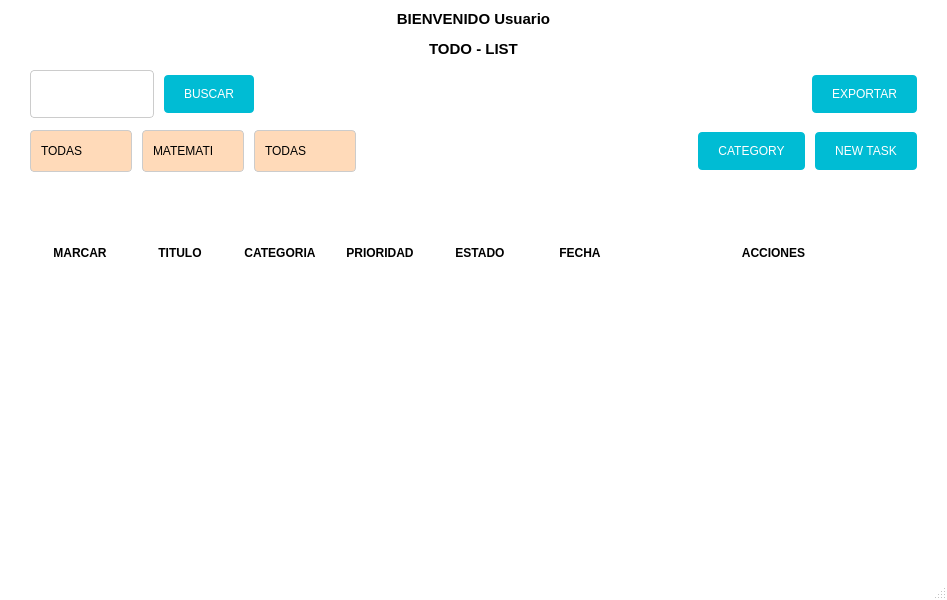
<?xml version="1.0" encoding="UTF-8"?>
<ui version="4.0">
  <class>MainWindow</class>
  <widget class="QMainWindow" name="MainWindow">
    <property name="geometry">
      <rect>
        <x>0</x>
        <y>0</y>
        <width>947</width>
        <height>600</height>
      </rect>
    </property>
    <property name="windowTitle">
      <string>MainWindow</string>
    </property>
    <property name="styleSheet">
      <string notr="true">
        /* (Tu CSS, con ajustes para QLineEdit y QPushButton específicos) */
        QMainWindow {
          background-color: white;
        }
        QTableWidget {
          border: none;
          background-color: white;
          gridline-color: #E5E5E5;
        }
        QTableWidget::item {
          padding: 5px;
          border-bottom: 1px solid #E5E5E5;
        }
        QHeaderView::section {
          background-color: white;
          padding: 10px 5px;
          border: none;
          font-weight: bold;
          text-align: left;
        }
        /* Estilos específicos para los botones designados */
        #searchButton, #pushButton_2, #pushButton_3, #pushButton_4 {
          background-color: #00BCD4;
          color: white;
          border: none;
          border-radius: 4px;
          min-height: 30px; /* Altura de 30px para estos QPushButton */
          padding: 4px 20px;
        }
        /* Overrides individuales si se requiere */
        #logoutButton {
          background-color: #00BCD4;
          color: white;
          border: none;
          padding: 4px 8px;
          border-radius: 4px;
          min-width: 80px;
          min-height: 30px;
        }
        #actionButton, #tableButton {
          background-color: #00BCD4;
          color: white;
          border: none;
          border-radius: 4px;
        }
        #actionButton {
          min-width: 80px;
        }
        #tableButton {
          min-width: 70px;
        }
        QLineEdit {
          padding: 8px;
          border: 1px solid #CCCCCC;
          border-radius: 4px;
          min-height: 30px;  /* Altura de 30px para QLineEdit */
        }
        QComboBox {
          padding: 5px 10px;
          border: 1px solid #CCCCCC;
          border-radius: 4px;
          min-width: 80px;
          max-width: 80px;
          min-height: 30px; /* Altura de 30px para QComboBox */
          background-color: #FFDAB9;
        }
        QComboBox::drop-down {
          border: none;
          width: 20px;
        }
        QComboBox::down-arrow {
          image: url(down_arrow.png);
          width: 12px;
          height: 12px;
        }
      </string>
    </property>
    <widget class="QWidget" name="centralwidget">
      <layout class="QVBoxLayout" name="verticalLayout">
        <property name="spacing">
          <number>12</number>
        </property>
        <property name="leftMargin">
          <number>30</number>
        </property>
        <property name="topMargin">
          <number>10</number>
        </property>
        <property name="rightMargin">
          <number>30</number>
        </property>
        <property name="bottomMargin">
          <number>10</number>
        </property>
        <!-- Título -->
        <item>
          <widget class="QLabel" name="label">
            <property name="font">
              <font>
                <pointsize>11</pointsize>
                <bold>true</bold>
              </font>
            </property>
            <property name="text">
              <string>BIENVENIDO Usuario</string>
            </property>
            <property name="alignment">
              <set>Qt::AlignCenter</set>
            </property>
          </widget>
        </item>
        <!-- Subtítulo -->
        <item>
          <widget class="QLabel" name="label_2">
            <property name="font">
              <font>
                <pointsize>11</pointsize>
                <bold>true</bold>
              </font>
            </property>
            <property name="text">
              <string>TODO - LIST</string>
            </property>
            <property name="alignment">
              <set>Qt::AlignCenter</set>
            </property>
          </widget>
        </item>
        <!-- Barra de búsqueda -->
        <item>
          <layout class="QHBoxLayout" name="searchLayout">
            <property name="spacing">
              <number>10</number>
            </property>
            <item>
              <widget class="QLineEdit" name="lineEdit">
                <property name="sizePolicy">
                  <sizepolicy hsizetype="Fixed" vsizetype="Fixed">
                    <horstretch>0</horstretch>
                    <verstretch>0</verstretch>
                  </sizepolicy>
                </property>
              </widget>
            </item>
            <item>
              <widget class="QPushButton" name="searchButton">
                <property name="sizePolicy">
                  <sizepolicy hsizetype="Fixed" vsizetype="Fixed">
                    <horstretch>0</horstretch>
                    <verstretch>0</verstretch>
                  </sizepolicy>
                </property>
                <property name="text">
                  <string>BUSCAR</string>
                </property>
              </widget>
            </item>
            <item>
              <spacer name="horizontalSpacer_search">
                <property name="orientation">
                  <enum>Qt::Horizontal</enum>
                </property>
                <property name="sizeType">
                  <enum>QSizePolicy::Expanding</enum>
                </property>
                <property name="sizeHint" stdset="0">
                  <size>
                    <width>40</width>
                    <height>20</height>
                  </size>
                </property>
              </spacer>
            </item>
            <item>
              <widget class="QPushButton" name="pushButton_4">
                <property name="text">
                  <string>EXPORTAR</string>
                </property>
              </widget>
            </item>
          </layout>
        </item>
        <!-- Layout de Filtros -->
        <item>
          <layout class="QHBoxLayout" name="filtersLayout">
            <property name="spacing">
              <number>10</number>
            </property>
            <item>
              <widget class="QComboBox" name="comboBox">
                <item>
                  <property name="text">
                    <string>TODAS</string>
                  </property>
                </item>
                <item>
                  <property name="text">
                    <string>Alta</string>
                  </property>
                </item>
                <item>
                  <property name="text">
                    <string>Media</string>
                  </property>
                </item>
                <item>
                  <property name="text">
                    <string>Baja</string>
                  </property>
                </item>
              </widget>
            </item>
            <item>
              <widget class="QComboBox" name="comboBox_2">
                <item>
                  <property name="text">
                    <string>MATEMATICA</string>
                  </property>
                </item>
                <item>
                  <property name="text">
                    <string>RED</string>
                  </property>
                </item>
                <item>
                  <property name="text">
                    <string>PROEYCTO</string>
                  </property>
                </item>
              </widget>
            </item>
            <item>
              <widget class="QComboBox" name="comboBox_3">
                <item>
                  <property name="text">
                    <string>TODAS</string>
                  </property>
                </item>
                <item>
                  <property name="text">
                    <string>Pendiente</string>
                  </property>
                </item>
                <item>
                  <property name="text">
                    <string>En Proceso</string>
                  </property>
                </item>
                <item>
                  <property name="text">
                    <string>Completada</string>
                  </property>
                </item>
              </widget>
            </item>
            <item>
              <spacer name="horizontalSpacer_filter">
                <property name="orientation">
                  <enum>Qt::Horizontal</enum>
                </property>
                <property name="sizeType">
                  <enum>QSizePolicy::Expanding</enum>
                </property>
                <property name="sizeHint" stdset="0">
                  <size>
                    <width>40</width>
                    <height>20</height>
                  </size>
                </property>
              </spacer>
            </item>
            <item>
              <widget class="QPushButton" name="pushButton_2">
                <property name="text">
                  <string>CATEGORY</string>
                </property>
              </widget>
            </item>
            <item>
              <widget class="QPushButton" name="pushButton_3">
                <property name="text">
                  <string>NEW TASK</string>
                </property>
              </widget>
            </item>
          </layout>
        </item>
        <!-- Spacer vertical extra para dejar separación entre filtros y tabla -->
        <item>
          <spacer name="verticalSpacer_extra">
            <property name="orientation">
              <enum>Qt::Vertical</enum>
            </property>
            <property name="sizeType">
              <enum>QSizePolicy::Fixed</enum>
            </property>
            <property name="sizeHint" stdset="0">
              <size>
                <width>20</width>
                <height>50</height>
              </size>
            </property>
          </spacer>
        </item>
        <!-- Widget de Tabla -->
        <item>
          <widget class="QTableWidget" name="tableWidget">
            <property name="sizePolicy">
              <sizepolicy hsizetype="Expanding" vsizetype="Expanding">
                <horstretch>0</horstretch>
                <verstretch>0</verstretch>
              </sizepolicy>
            </property>
            <property name="verticalScrollBarPolicy">
              <enum>Qt::ScrollBarAsNeeded</enum>
            </property>
            <property name="horizontalScrollBarPolicy">
              <enum>Qt::ScrollBarAsNeeded</enum>
            </property>
            <attribute name="horizontalHeaderStretchLastSection">
              <bool>true</bool>
            </attribute>
            <column>
              <property name="text">
                <string>MARCAR</string>
              </property>
            </column>
            <column>
              <property name="text">
                <string>TITULO</string>
              </property>
            </column>
            <column>
              <property name="text">
                <string>CATEGORIA</string>
              </property>
            </column>
            <column>
              <property name="text">
                <string>PRIORIDAD</string>
              </property>
            </column>
            <column>
              <property name="text">
                <string>ESTADO</string>
              </property>
            </column>
            <column>
              <property name="text">
                <string>FECHA</string>
              </property>
            </column>
            <column>
              <property name="text">
                <string>ACCIONES</string>
              </property>
            </column>
          </widget>
        </item>
      </layout>
    </widget>
    <widget class="QMenuBar" name="menubar">
      <property name="geometry">
        <rect>
          <x>0</x>
          <y>0</y>
          <width>947</width>
          <height>22</height>
        </rect>
      </property>
    </widget>
    <widget class="QStatusBar" name="statusbar"/>
  </widget>
  <resources/>
  <connections/>
</ui>
